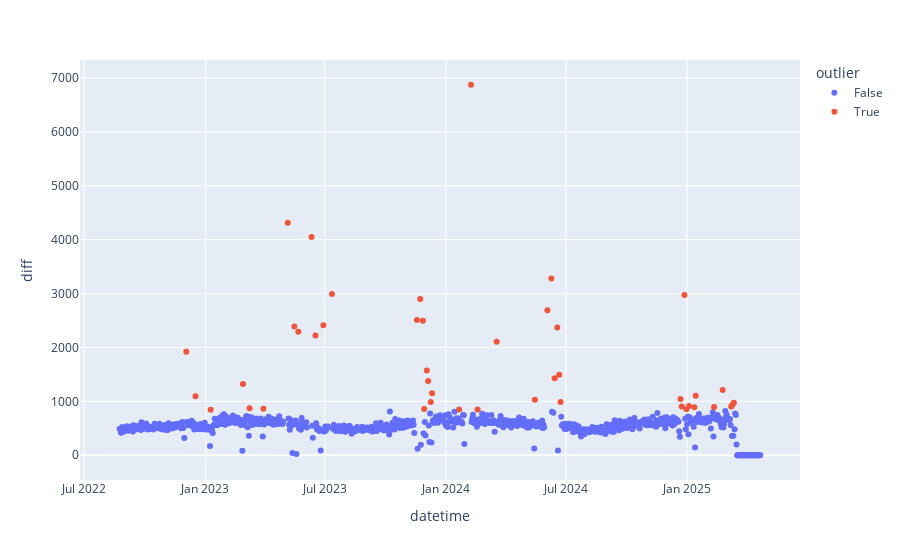

Notebook source saved alongside this figure:
### Code cell
column = "diff"
q25 = df_s[column].quantile(0.25)
q75 = df_s[column].quantile(0.75)
iqr = q75 - q25

upper_bound = q75 + 1.5 * iqr

filtered_df = df_s.filter(pl.col(column) <= upper_bound)

df_new = df_s.with_columns(~(pl.col("datetime").is_in(filtered_df["datetime"])).alias("outlier"))

fig = px.scatter(df_new, x="datetime", y="diff", color="outlier")
fig.update_layout(template="plotly")
fig.show()

### Figure 1 — Plotly figure (JSON) as saved in the notebook; plotly's stock layout.template omitted (floating-point values rounded to 4 significant figures; data arrays with more than 128 entries replaced by an {"elided": "..."} marker saying what was removed)
{"data": [{"hovertemplate": "outlier=False<br>datetime=%{x}<br>diff=%{y}<extra></extra>", "legendgroup": "False", "marker": {"color": "#636efa", "symbol": "circle"}, "mode": "markers", "name": "False", "orientation": "v", "showlegend": true, "x": {"elided": "858 str values"}, "xaxis": "x", "y": {"elided": "858 float values"}, "yaxis": "y", "type": "scatter"}, {"hovertemplate": "outlier=True<br>datetime=%{x}<br>diff=%{y}<extra></extra>", "legendgroup": "True", "marker": {"color": "#EF553B", "symbol": "circle"}, "mode": "markers", "name": "True", "orientation": "v", "showlegend": true, "x": ["2022-12-03T00:00:00.000000", "2022-12-17T00:00:00.000000", "2023-01-09T00:00:00.000000", "2023-02-27T00:00:00.000000", "2023-03-09T00:00:00.000000", "2023-03-30T00:00:00.000000", "2023-05-06T00:00:00.000000", "2023-05-16T00:00:00.000000", "2023-05-22T00:00:00.000000", "2023-06-11T00:00:00.000000", "2023-06-17T00:00:00.000000", "2023-06-29T00:00:00.000000", "2023-07-12T00:00:00.000000", "2023-11-18T00:00:00.000000", "2023-11-23T00:00:00.000000", "2023-11-27T00:00:00.000000", "2023-11-29T00:00:00.000000", "2023-12-03T00:00:00.000000", "2023-12-05T00:00:00.000000", "2023-12-09T00:00:00.000000", "2023-12-11T00:00:00.000000", "2024-01-21T00:00:00.000000", "2024-02-08T00:00:00.000000", "2024-02-18T00:00:00.000000", "2024-03-18T00:00:00.000000", "2024-05-15T00:00:00.000000", "2024-06-03T00:00:00.000000", "2024-06-09T00:00:00.000000", "2024-06-14T00:00:00.000000", "2024-06-18T00:00:00.000000", "2024-06-21T00:00:00.000000", "2024-06-23T00:00:00.000000", "2024-12-22T00:00:00.000000", "2024-12-24T00:00:00.000000", "2024-12-28T00:00:00.000000", "2024-12-31T00:00:00.000000", "2025-01-04T00:00:00.000000", "2025-01-12T00:00:00.000000", "2025-01-14T00:00:00.000000", "2025-02-11T00:00:00.000000", "2025-02-24T00:00:00.000000", "2025-03-09T00:00:00.000000", "2025-03-11T00:00:00.000000", "2025-03-13T00:00:00.000000"], "xaxis": "x", "y": [1922.0, 1094.0, 846.0, 1323.0, 873.0, 862.0, 4314.0, 2387.0, 2293.0, 4048.0, 2224.0, 2413.0, 2990.0, 2510.0, 2901.0, 2496.0, 856.0, 1573.0, 1376.0, 986.0, 1149.0, 849.0, 6874.0, 849.0, 2108.0, 1030.0, 2688.0, 3280.0, 1429.0, 2368.0, 1494.0, 990.0, 1042.0, 903.0, 2973.0, 852.0, 914.0, 892.0, 1102.0, 893.0, 1209.0, 905.0, 942.0, 976.0], "yaxis": "y", "type": "scatter"}], "layout": {"xaxis": {"anchor": "y", "domain": [0.0, 1.0], "title": {"text": "datetime"}}, "yaxis": {"anchor": "x", "domain": [0.0, 1.0], "title": {"text": "diff"}}, "legend": {"title": {"text": "outlier"}, "tracegroupgap": 0}, "margin": {"t": 60}}}
